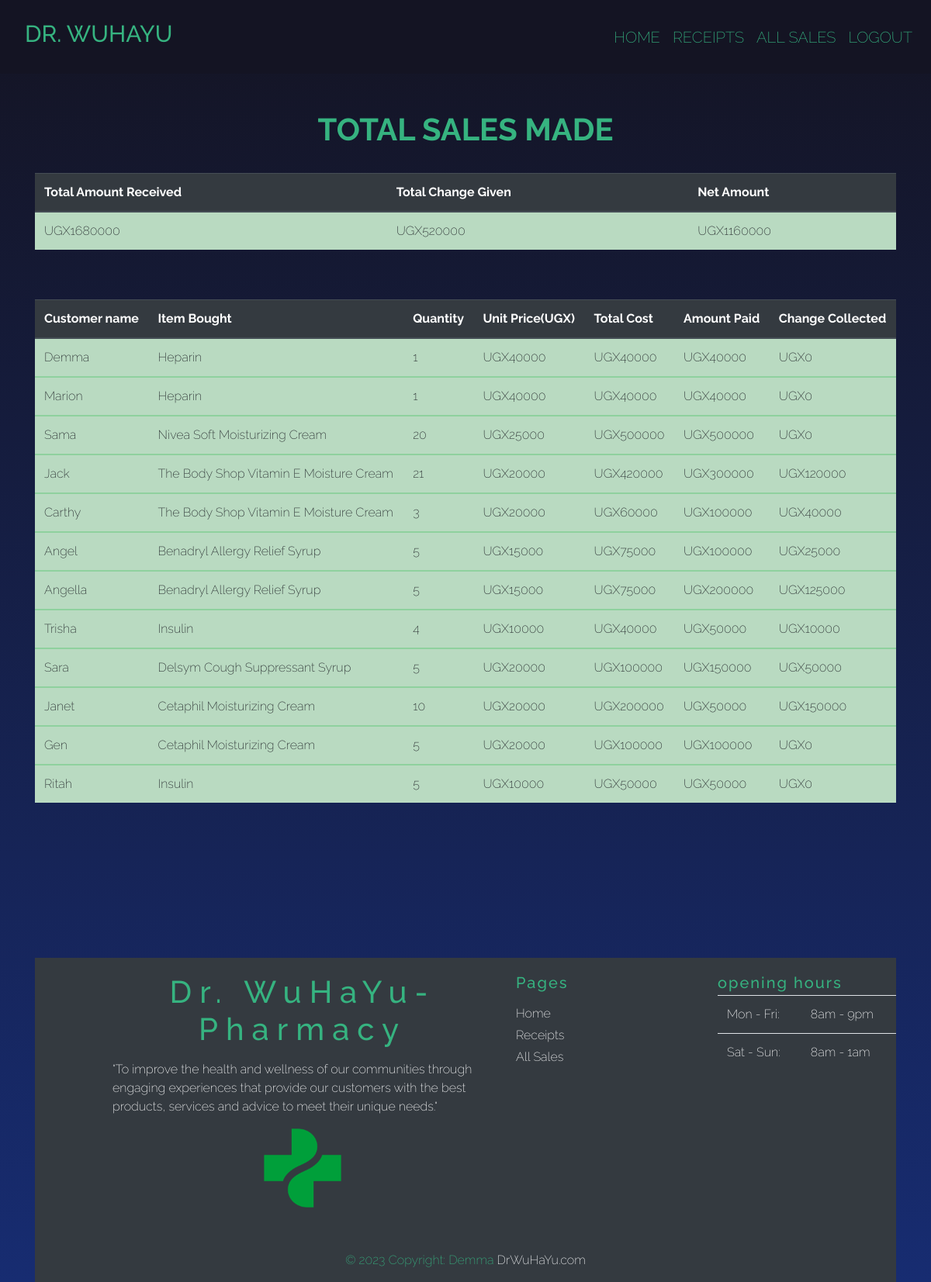
Page /all_sales/ (signed in) on the committed database.
### invo/models.py (models this page shows, shortened)
class Sale(models.Model):
    item = models.ForeignKey(Product, on_delete = models.CASCADE)
    quantity = models.IntegerField(default = 0, null = False, blank = True)
    ammount_received = models.IntegerField(default = 0, null = False, blank = True)
    issued_to = models.CharField(max_length = 50, null = True, blank = True)
    unit_price = models.IntegerField(default = 0, null = True, blank = True)
    date = models.DateTimeField(default=datetime.now, editable=False)
    def get_total(self):
        total = (self.quantity * self.item.unit_price)
        return int(total)
    def get_change(self):
        change = self.get_total() - self.ammount_received
        return abs(int(change))# returns the abosulete value

class Product(models.Model):
    category_name = models.ForeignKey(Category,on_delete=models.CASCADE, null=True, blank=True)
    item_name = models.CharField(max_length = 50, null = True, blank = True)
    total_quantity = models.IntegerField(default = 0, null = True, blank = True)
    issuied_quantity = models.IntegerField(default = 0, null = True, blank = True)
    received_quantity = models.IntegerField(default = 0, null = True, blank = True)
    unit_price = models.IntegerField(default = 0, null = True, blank = True)
    manufacturer = models.CharField(max_length = 50, null = True, blank = True)
    brand = models.CharField(max_length = 50, null = True, blank = True)
    def __str__(self):
        return self.item_name

### invo/views.py (the view)
# urls.py: path('all_sales/', views.all_sales, name = 'all_sales'),
@login_required
def all_sales(request):
    sales = Sale.objects.all()
    total = sum([items.ammount_received for items in sales])
    change = sum([items.get_change() for items in sales])
    net = total - change
    return render(request, 'products/all_sales.html',{
        'sales':sales,
        'total':total,
        'net':net,
        'change':change
    })

### templates/products/all_sales.html
{% extends 'products/base.html'%}
{% block content%}
<br></br>
<div class = "container">
<h1 class = "text-center" style="color: #36b380;" id="item">TOTAL SALES MADE</h1><br>
  <table class="table table-success table-striped">
    <thead class="thead-dark">
      <tr>
        <th scope="col">Total Amount Received</th>
        <th scope="col">Total Change Given</th>
        <th scope="col">Net Amount</th>
      </tr>
    </thead>
    <tbody>
      <tr>
        <td>UGX{{total}}</td>
        <td>UGX{{change}}</td>
        <td>UGX{{net}}</td>
      </tr>
    </tbody>
  </table>
</div>
<br></br>
<div class = "container">
  <table class="table table-success table-striped">
    <thead class="thead-dark">
      <tr>
        <th scope="col">Customer name</th>
        <th scope="col">Item Bought</th>
        <th scope="col">Quantity</th>
        <th scope="col">Unit Price(UGX)</th>
        <th scope="col">Total Cost</th>
        <th scope="col">Amount Paid</th>
        <th scope="col">Change Collected</th>
      </tr>
    </thead>
    {% for sale in sales %}
    <tbody>
      <tr>
        <td>{{sale.issued_to | title}}</td>
        <td>{{sale.item | title}}</td>
        <td>{{sale.quantity}}</td>
        <td>UGX{{sale.unit_price}}</td>
        <td>UGX{{sale.get_total}}</td>
        <td>UGX{{sale.ammount_received}}</td>
        <td>UGX{{sale.get_change}}</td>
      </tr>
    </tbody>
    {% endfor %}
  </table>
</div>
{% endblock%}

### invo/static/css/main.css (style rules this page uses)
:root { height: 100%; width: 100vw; margin: 0; padding: 0; overflow-x: hidden; }
* { box-sizing: border-box; padding: 0; margin: 0; }
html,body { position: relative; overflow-x: hidden; background: linear-gradient(to bottom,#141423,#172c71); width: 100% !important; height: 100vh; display: table; position: relative; background-position: center; -o-background-size: cover; -moz-background-size: cover; -webkit-background-size: cover; background-size: cover; background-repeat: no-repeat; font-weight: 400; max-width: 100; }
body { font-family: 'raleway'; font-weight: 200; }
#item { font-size: 40px; font-style: georgia; font-weight: bold; color: #36b380; }

### rows in the picture
Sale: issued_to "Demma", item "Heparin", quantity "1", unit_price "40000", get_total "40000", ammount_received "40000", get_change "0"
Sale: issued_to "Marion", item "Heparin", quantity "1", unit_price "40000", get_total "40000", ammount_received "40000", get_change "0"
Sale: issued_to "Sama", item "Nivea Soft Moisturizing Cream", quantity "20", unit_price "25000", get_total "500000", ammount_received "500000", get_change "0"
Sale: issued_to "Jack", item "The Body Shop Vitamin E Moisture Cream", quantity "21", unit_price "20000", get_total "420000", ammount_received "300000", get_change "120000"
Sale: issued_to "Carthy", item "The Body Shop Vitamin E Moisture Cream", quantity "3", unit_price "20000", get_total "60000", ammount_received "100000", get_change "40000"
Sale: issued_to "Angel", item "Benadryl Allergy Relief Syrup", quantity "5", unit_price "15000", get_total "75000", ammount_received "100000", get_change "25000"
Sale: issued_to "Angella", item "Benadryl Allergy Relief Syrup", quantity "5", unit_price "15000", get_total "75000", ammount_received "200000", get_change "125000"
Sale: issued_to "Trisha", item "Insulin", quantity "4", unit_price "10000", get_total "40000", ammount_received "50000", get_change "10000"
Sale: issued_to "Sara", item "Delsym Cough Suppressant Syrup", quantity "5", unit_price "20000", get_total "100000", ammount_received "150000", get_change "50000"
Sale: issued_to "Janet", item "Cetaphil Moisturizing Cream", quantity "10", unit_price "20000", get_total "200000", ammount_received "50000", get_change "150000"
Sale: issued_to "Gen", item "Cetaphil Moisturizing Cream", quantity "5", unit_price "20000", get_total "100000", ammount_received "100000", get_change "0"
Sale: issued_to "Ritah", item "Insulin", quantity "5", unit_price "10000", get_total "50000", ammount_received "50000", get_change "0"

### other values in the picture
{{ total }} "1680000"
{{ change }} "520000"
{{ net }} "1160000"
